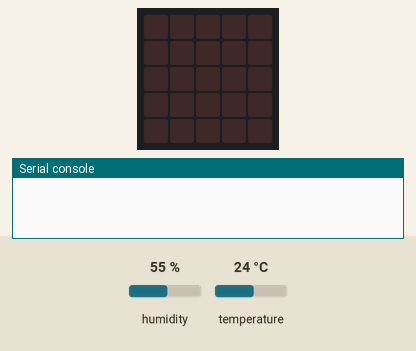
Recording of a program running on a simulated BBC micro:bit (MakeCode). On the bench: the board's 5×5 LED display, the last lines printed to the serial console. The inputs (shaded band) are chosen by the test bench; at power-on: temperature 24 °C, humidity 55 %.

Above: at 1.2 s.
1.3 s: temperature set to 12 °C
At 4.8 s:
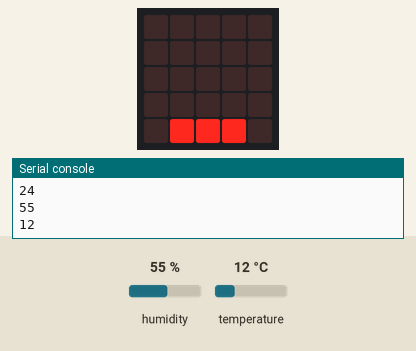
5.5 s: temperature set to 28 °C
At 8.8 s:
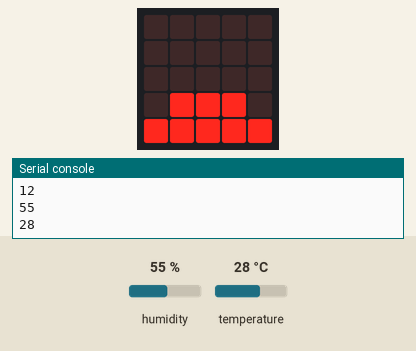
9.6 s: temperature set to 33 °C
At 12.7 s:
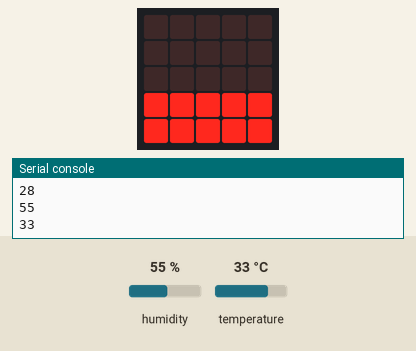
13.7 s: temperature set to 41 °C
At 16.7 s:
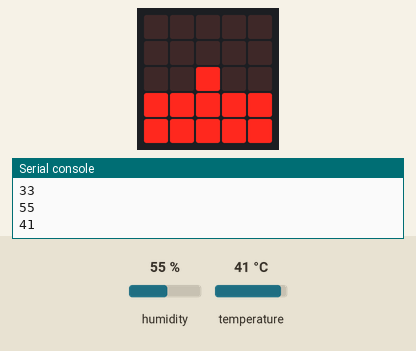
17.8 s: temperature set to 19 °C
At 21.8 s:
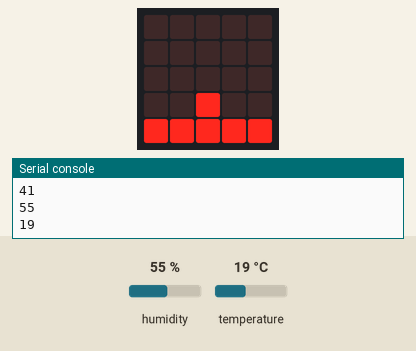
Timing chart, 0 to 22.9 s (numbered marks = the images above; inputs shaded):
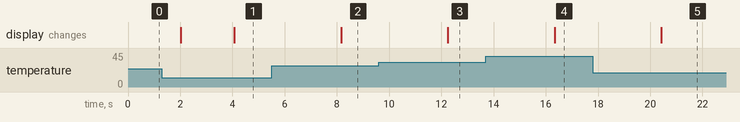

Measured:
- after the input at 1.3 s, the display: first differs from a run without the input after 2.8 s (image 1)
- after the input at 5.5 s, the display: changes after 2.7 s (image 2)
- after the input at 9.6 s, the display: changes after 2.6 s (image 3)
- after the input at 13.7 s, the display: changes after 2.6 s (image 4)
- after the input at 17.8 s, the display: changes after 2.6 s (image 5)

The program:

main.ts
```typescript
basic.forever(function () {
    dht11_dht22.queryData(
    DHTtype.DHT11,
    DigitalPin.P0,
    true,
    true,
    true
    )
    led.plotBarGraph(
    dht11_dht22.readData(dataType.humidity),
    100
    )
    led.plotBarGraph(
    dht11_dht22.readData(dataType.temperature),
    100
    )
})
```

test.ts
```typescript
// 在這裡測試；當此封包作為擴充功能時，將不會編譯此內容。
```
